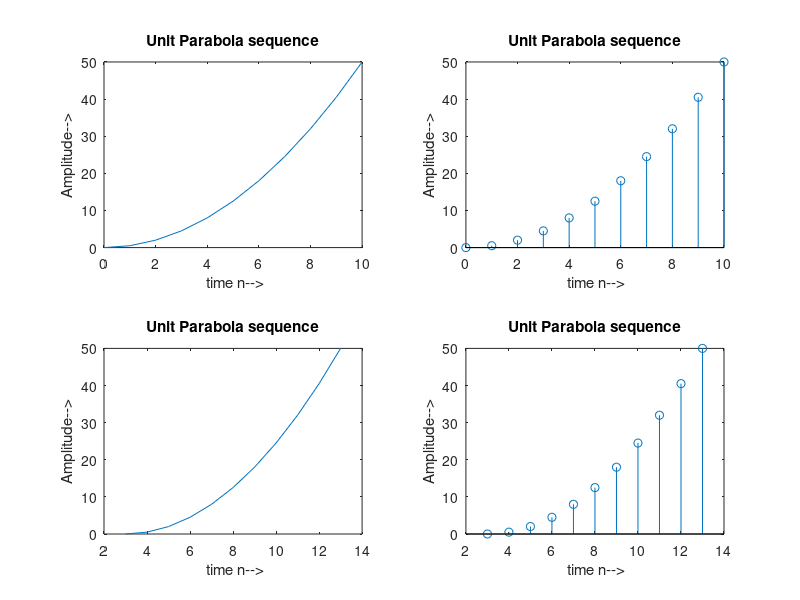

Recreate this plot in MATLAB.
clc;
clear all;
close all;
n=0:1:10;
parabola=.5*(n.^2);
subplot(2,2,1);
plot(n,parabola);
xlabel(' time n-->');
ylabel('Amplitude-->');
title('Unit Parabola sequence');


n=0:1:10;
parabola=.5*(n.^2);
subplot(2,2,2);
stem(n,parabola);
xlabel(' time n-->');
ylabel('Amplitude-->');
title('Unit Parabola sequence');


n=0:1:10;
parabola=.5*(n.^2);
subplot(2,2,3);
plot(n+3,parabola);
xlabel(' time n-->');
ylabel('Amplitude-->');
title('Unit Parabola sequence');


n=0:1:10;
parabola=.5*(n.^2);
subplot(2,2,4);
stem(n+3,parabola);
xlabel(' time n-->');
ylabel('Amplitude-->');
title('Unit Parabola sequence');
